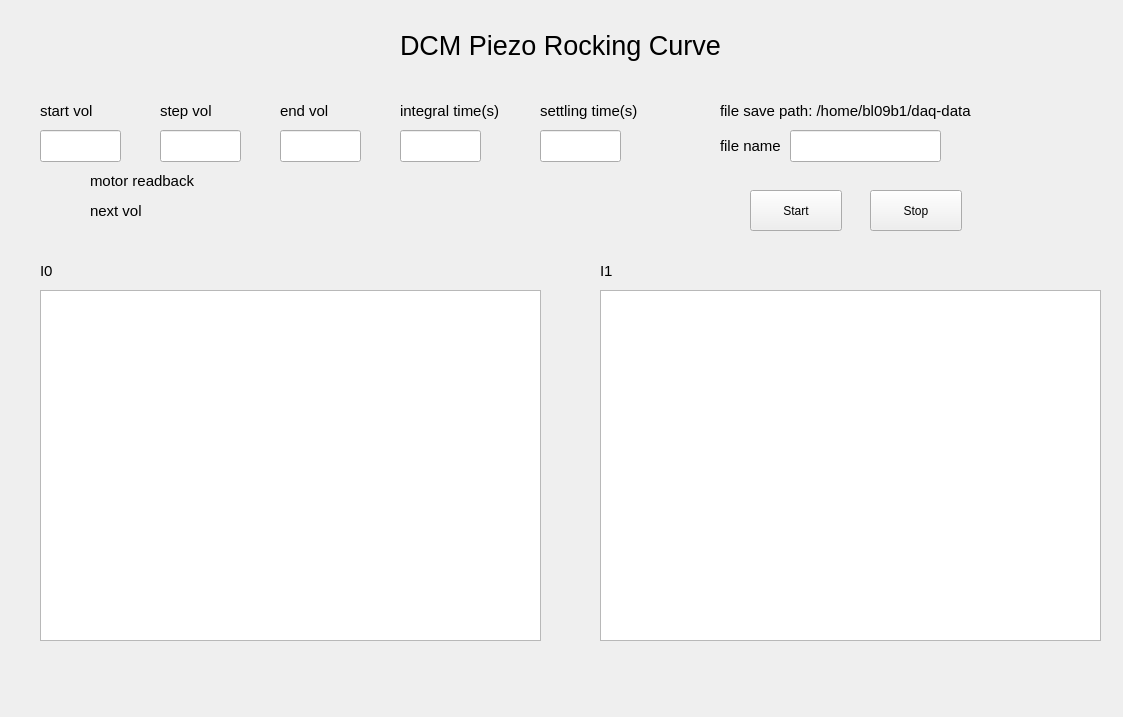
<?xml version="1.0" encoding="UTF-8"?>
<ui version="4.0">
 <class>Form</class>
 <widget class="QWidget" name="Form">
  <property name="windowModality">
   <enum>Qt::NonModal</enum>
  </property>
  <property name="geometry">
   <rect>
    <x>0</x>
    <y>0</y>
    <width>1123</width>
    <height>717</height>
   </rect>
  </property>
  <property name="windowTitle">
   <string>DCM Piezo Rocking Curve</string>
  </property>
  <property name="autoFillBackground">
   <bool>false</bool>
  </property>
  <widget class="QLabel" name="label">
   <property name="geometry">
    <rect>
     <x>400</x>
     <y>30</y>
     <width>331</width>
     <height>31</height>
    </rect>
   </property>
   <property name="font">
    <font>
     <pointsize>20</pointsize>
    </font>
   </property>
   <property name="text">
    <string>DCM Piezo Rocking Curve </string>
   </property>
  </widget>
  <widget class="QLabel" name="label_2">
   <property name="geometry">
    <rect>
     <x>40</x>
     <y>100</y>
     <width>81</width>
     <height>21</height>
    </rect>
   </property>
   <property name="font">
    <font>
     <pointsize>11</pointsize>
    </font>
   </property>
   <property name="text">
    <string>start vol</string>
   </property>
  </widget>
  <widget class="QLabel" name="label_3">
   <property name="geometry">
    <rect>
     <x>160</x>
     <y>100</y>
     <width>81</width>
     <height>21</height>
    </rect>
   </property>
   <property name="font">
    <font>
     <pointsize>11</pointsize>
    </font>
   </property>
   <property name="text">
    <string>step vol</string>
   </property>
  </widget>
  <widget class="QLabel" name="label_4">
   <property name="geometry">
    <rect>
     <x>280</x>
     <y>100</y>
     <width>81</width>
     <height>21</height>
    </rect>
   </property>
   <property name="font">
    <font>
     <pointsize>11</pointsize>
    </font>
   </property>
   <property name="text">
    <string>end vol</string>
   </property>
  </widget>
  <widget class="QLabel" name="label_5">
   <property name="geometry">
    <rect>
     <x>400</x>
     <y>100</y>
     <width>101</width>
     <height>21</height>
    </rect>
   </property>
   <property name="font">
    <font>
     <pointsize>11</pointsize>
    </font>
   </property>
   <property name="text">
    <string>integral time(s)</string>
   </property>
  </widget>
  <widget class="PyDMLineEdit" name="PyDMLineEdit">
   <property name="geometry">
    <rect>
     <x>400</x>
     <y>130</y>
     <width>81</width>
     <height>32</height>
    </rect>
   </property>
   <property name="toolTip">
    <string/>
   </property>
   <property name="whatsThis">
    <string/>
   </property>
   <property name="alarmSensitiveBorder" stdset="0">
    <bool>false</bool>
   </property>
   <property name="channel" stdset="0">
    <string>X09B1:EH:NCT:SetTimer.A</string>
   </property>
  </widget>
  <widget class="QLabel" name="label_6">
   <property name="geometry">
    <rect>
     <x>40</x>
     <y>260</y>
     <width>81</width>
     <height>21</height>
    </rect>
   </property>
   <property name="font">
    <font>
     <pointsize>11</pointsize>
    </font>
   </property>
   <property name="text">
    <string>I0</string>
   </property>
  </widget>
  <widget class="QLabel" name="label_7">
   <property name="geometry">
    <rect>
     <x>600</x>
     <y>260</y>
     <width>81</width>
     <height>21</height>
    </rect>
   </property>
   <property name="font">
    <font>
     <pointsize>11</pointsize>
    </font>
   </property>
   <property name="text">
    <string>I1</string>
   </property>
  </widget>
  <widget class="QPushButton" name="btnStart">
   <property name="geometry">
    <rect>
     <x>750</x>
     <y>190</y>
     <width>92</width>
     <height>41</height>
    </rect>
   </property>
   <property name="text">
    <string>Start</string>
   </property>
  </widget>
  <widget class="QLabel" name="label_8">
   <property name="geometry">
    <rect>
     <x>540</x>
     <y>100</y>
     <width>101</width>
     <height>21</height>
    </rect>
   </property>
   <property name="font">
    <font>
     <pointsize>11</pointsize>
    </font>
   </property>
   <property name="text">
    <string>settling time(s)</string>
   </property>
  </widget>
  <widget class="QPushButton" name="btnStop">
   <property name="geometry">
    <rect>
     <x>870</x>
     <y>190</y>
     <width>92</width>
     <height>41</height>
    </rect>
   </property>
   <property name="text">
    <string>Stop</string>
   </property>
  </widget>
  <widget class="QLabel" name="label_9">
   <property name="geometry">
    <rect>
     <x>90</x>
     <y>200</y>
     <width>81</width>
     <height>21</height>
    </rect>
   </property>
   <property name="font">
    <font>
     <pointsize>11</pointsize>
    </font>
   </property>
   <property name="text">
    <string>next vol</string>
   </property>
  </widget>
  <widget class="PyDMLineEdit" name="PyDMLineEdit_4">
   <property name="geometry">
    <rect>
     <x>40</x>
     <y>130</y>
     <width>81</width>
     <height>32</height>
    </rect>
   </property>
   <property name="toolTip">
    <string/>
   </property>
   <property name="whatsThis">
    <string/>
   </property>
   <property name="alarmSensitiveBorder" stdset="0">
    <bool>false</bool>
   </property>
   <property name="channel" stdset="0">
    <string>X09B1:RC:Start</string>
   </property>
  </widget>
  <widget class="PyDMLineEdit" name="PyDMLineEdit_5">
   <property name="geometry">
    <rect>
     <x>160</x>
     <y>130</y>
     <width>81</width>
     <height>32</height>
    </rect>
   </property>
   <property name="toolTip">
    <string/>
   </property>
   <property name="whatsThis">
    <string/>
   </property>
   <property name="alarmSensitiveBorder" stdset="0">
    <bool>false</bool>
   </property>
   <property name="channel" stdset="0">
    <string>X09B1:RC:Step</string>
   </property>
  </widget>
  <widget class="PyDMLineEdit" name="PyDMLineEdit_6">
   <property name="geometry">
    <rect>
     <x>280</x>
     <y>130</y>
     <width>81</width>
     <height>32</height>
    </rect>
   </property>
   <property name="toolTip">
    <string/>
   </property>
   <property name="whatsThis">
    <string/>
   </property>
   <property name="alarmSensitiveBorder" stdset="0">
    <bool>false</bool>
   </property>
   <property name="channel" stdset="0">
    <string>X09B1:RC:End</string>
   </property>
  </widget>
  <widget class="PyDMLabel" name="PyDMLabel">
   <property name="geometry">
    <rect>
     <x>160</x>
     <y>200</y>
     <width>73</width>
     <height>20</height>
    </rect>
   </property>
   <property name="toolTip">
    <string/>
   </property>
   <property name="whatsThis">
    <string/>
   </property>
   <property name="alarmSensitiveBorder" stdset="0">
    <bool>false</bool>
   </property>
   <property name="channel" stdset="0">
    <string>X09B1:RC:Next</string>
   </property>
  </widget>
  <widget class="PyDMLabel" name="PyDMLabel_2">
   <property name="geometry">
    <rect>
     <x>80</x>
     <y>260</y>
     <width>73</width>
     <height>20</height>
    </rect>
   </property>
   <property name="toolTip">
    <string/>
   </property>
   <property name="whatsThis">
    <string/>
   </property>
   <property name="alarmSensitiveBorder" stdset="0">
    <bool>false</bool>
   </property>
   <property name="channel" stdset="0">
    <string>X09B1:EH:NCT:V0</string>
   </property>
  </widget>
  <widget class="PyDMLabel" name="PyDMLabel_3">
   <property name="geometry">
    <rect>
     <x>640</x>
     <y>260</y>
     <width>73</width>
     <height>20</height>
    </rect>
   </property>
   <property name="toolTip">
    <string/>
   </property>
   <property name="whatsThis">
    <string/>
   </property>
   <property name="alarmSensitiveBorder" stdset="0">
    <bool>false</bool>
   </property>
   <property name="channel" stdset="0">
    <string>X09B1:EH:NCT:V1</string>
   </property>
   <property name="displayFormat" stdset="0">
    <enum>PyDMLabel::Default</enum>
   </property>
  </widget>
  <widget class="PyDMLineEdit" name="PyDMLineEdit_2">
   <property name="geometry">
    <rect>
     <x>540</x>
     <y>130</y>
     <width>81</width>
     <height>32</height>
    </rect>
   </property>
   <property name="toolTip">
    <string/>
   </property>
   <property name="whatsThis">
    <string/>
   </property>
   <property name="alarmSensitiveBorder" stdset="0">
    <bool>false</bool>
   </property>
   <property name="channel" stdset="0">
    <string>X09B1:RC:SettlingTime</string>
   </property>
  </widget>
  <widget class="QLabel" name="label_10">
   <property name="geometry">
    <rect>
     <x>720</x>
     <y>100</y>
     <width>351</width>
     <height>21</height>
    </rect>
   </property>
   <property name="font">
    <font>
     <pointsize>11</pointsize>
    </font>
   </property>
   <property name="text">
    <string>file save path: /home/bl09b1/daq-data</string>
   </property>
  </widget>
  <widget class="QLabel" name="label_11">
   <property name="geometry">
    <rect>
     <x>720</x>
     <y>130</y>
     <width>81</width>
     <height>31</height>
    </rect>
   </property>
   <property name="font">
    <font>
     <pointsize>11</pointsize>
    </font>
   </property>
   <property name="text">
    <string>file name</string>
   </property>
  </widget>
  <widget class="QLineEdit" name="fileName">
   <property name="geometry">
    <rect>
     <x>790</x>
     <y>130</y>
     <width>151</width>
     <height>32</height>
    </rect>
   </property>
  </widget>
  <widget class="PyDMTimePlot" name="PyDMTimePlot">
   <property name="geometry">
    <rect>
     <x>40</x>
     <y>290</y>
     <width>501</width>
     <height>351</height>
    </rect>
   </property>
   <property name="toolTip">
    <string/>
   </property>
   <property name="whatsThis">
    <string/>
   </property>
   <property name="showXGrid">
    <bool>true</bool>
   </property>
   <property name="showYGrid">
    <bool>true</bool>
   </property>
   <property name="backgroundColor">
    <color>
     <red>255</red>
     <green>255</green>
     <blue>255</blue>
    </color>
   </property>
   <property name="axisColor">
    <color>
     <red>0</red>
     <green>0</green>
     <blue>0</blue>
    </color>
   </property>
   <property name="curves">
    <stringlist>
     <string>{&quot;channel&quot;: &quot;X09B1:EH:NCT:V0&quot;, &quot;name&quot;: &quot;&quot;, &quot;color&quot;: &quot;red&quot;, &quot;lineStyle&quot;: 1, &quot;lineWidth&quot;: 2, &quot;symbol&quot;: null, &quot;symbolSize&quot;: 10}</string>
    </stringlist>
   </property>
   <property name="timeSpan">
    <double>60.000000000000000</double>
   </property>
  </widget>
  <widget class="PyDMTimePlot" name="PyDMTimePlot_2">
   <property name="geometry">
    <rect>
     <x>600</x>
     <y>290</y>
     <width>501</width>
     <height>351</height>
    </rect>
   </property>
   <property name="toolTip">
    <string/>
   </property>
   <property name="whatsThis">
    <string/>
   </property>
   <property name="showXGrid">
    <bool>true</bool>
   </property>
   <property name="showYGrid">
    <bool>true</bool>
   </property>
   <property name="backgroundColor">
    <color>
     <red>255</red>
     <green>255</green>
     <blue>255</blue>
    </color>
   </property>
   <property name="axisColor">
    <color>
     <red>0</red>
     <green>0</green>
     <blue>0</blue>
    </color>
   </property>
   <property name="curves">
    <stringlist>
     <string>{&quot;channel&quot;: &quot;X09B1:EH:NCT:V1&quot;, &quot;name&quot;: &quot;&quot;, &quot;color&quot;: &quot;red&quot;, &quot;lineStyle&quot;: 1, &quot;lineWidth&quot;: 2, &quot;symbol&quot;: null, &quot;symbolSize&quot;: 10}</string>
    </stringlist>
   </property>
   <property name="timeSpan">
    <double>60.000000000000000</double>
   </property>
  </widget>
  <widget class="QLabel" name="label_12">
   <property name="geometry">
    <rect>
     <x>90</x>
     <y>170</y>
     <width>111</width>
     <height>21</height>
    </rect>
   </property>
   <property name="font">
    <font>
     <pointsize>11</pointsize>
    </font>
   </property>
   <property name="text">
    <string>motor readback</string>
   </property>
  </widget>
  <widget class="PyDMLabel" name="PyDMLabel_4">
   <property name="geometry">
    <rect>
     <x>210</x>
     <y>170</y>
     <width>73</width>
     <height>20</height>
    </rect>
   </property>
   <property name="toolTip">
    <string/>
   </property>
   <property name="whatsThis">
    <string/>
   </property>
   <property name="alarmSensitiveBorder" stdset="0">
    <bool>false</bool>
   </property>
   <property name="channel" stdset="0">
    <string>IOC:m1.RBV</string>
   </property>
  </widget>
 </widget>
 <customwidgets>
  <customwidget>
   <class>PyDMTimePlot</class>
   <extends>QGraphicsView</extends>
   <header>pydm.widgets.timeplot</header>
  </customwidget>
  <customwidget>
   <class>PyDMLabel</class>
   <extends>QLabel</extends>
   <header>pydm.widgets.label</header>
  </customwidget>
  <customwidget>
   <class>PyDMLineEdit</class>
   <extends>QLineEdit</extends>
   <header>pydm.widgets.line_edit</header>
  </customwidget>
 </customwidgets>
 <resources/>
 <connections/>
</ui>
